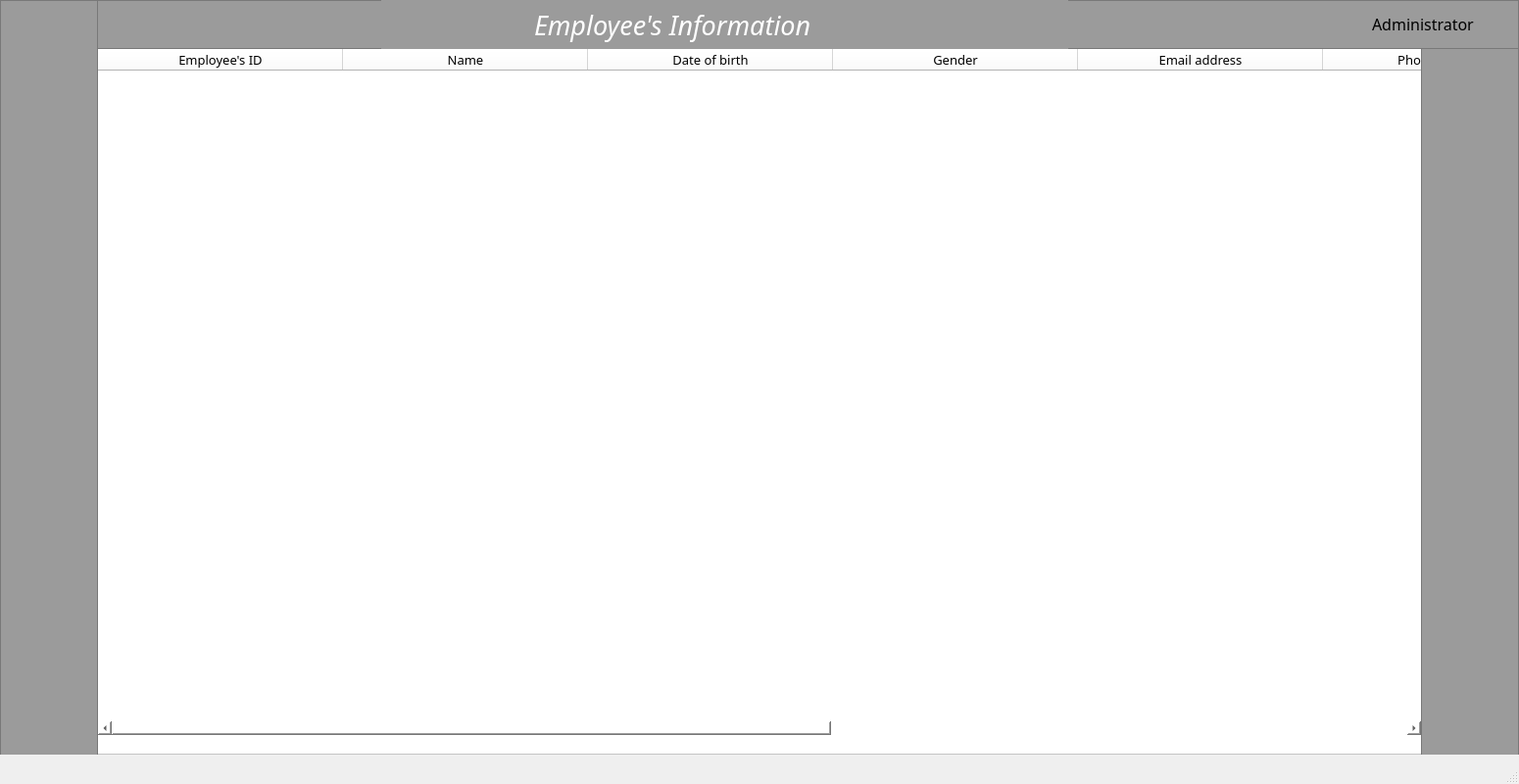
<?xml version="1.0" encoding="UTF-8"?>
<ui version="4.0">
 <class>MainWindow</class>
 <widget class="QMainWindow" name="MainWindow">
  <property name="geometry">
   <rect>
    <x>0</x>
    <y>0</y>
    <width>1550</width>
    <height>800</height>
   </rect>
  </property>
  <property name="minimumSize">
   <size>
    <width>1550</width>
    <height>800</height>
   </size>
  </property>
  <property name="windowTitle">
   <string>MainWindow</string>
  </property>
  <widget class="QWidget" name="centralwidget">
   <widget class="QFrame" name="frame">
    <property name="geometry">
     <rect>
      <x>0</x>
      <y>0</y>
      <width>1600</width>
      <height>770</height>
     </rect>
    </property>
    <property name="styleSheet">
     <string notr="true">background:#ffffff</string>
    </property>
    <property name="frameShape">
     <enum>QFrame::StyledPanel</enum>
    </property>
    <property name="frameShadow">
     <enum>QFrame::Raised</enum>
    </property>
    <widget class="QFrame" name="frame_3">
     <property name="geometry">
      <rect>
       <x>0</x>
       <y>0</y>
       <width>1550</width>
       <height>50</height>
      </rect>
     </property>
     <property name="styleSheet">
      <string notr="true">background:#9b9b9b</string>
     </property>
     <property name="frameShape">
      <enum>QFrame::StyledPanel</enum>
     </property>
     <property name="frameShadow">
      <enum>QFrame::Raised</enum>
     </property>
     <widget class="QLabel" name="label">
      <property name="geometry">
       <rect>
        <x>389</x>
        <y>0</y>
        <width>701</width>
        <height>50</height>
       </rect>
      </property>
      <property name="font">
       <font>
        <family>Formula1 Display Bold</family>
        <pointsize>20</pointsize>
        <weight>50</weight>
        <italic>true</italic>
        <bold>false</bold>
        <underline>false</underline>
       </font>
      </property>
      <property name="contextMenuPolicy">
       <enum>Qt::NoContextMenu</enum>
      </property>
      <property name="layoutDirection">
       <enum>Qt::LeftToRight</enum>
      </property>
      <property name="styleSheet">
       <string notr="true">padding-left:150px;
color:#ffffff</string>
      </property>
      <property name="text">
       <string>Employee's Information</string>
      </property>
     </widget>
     <widget class="QLabel" name="label_2">
      <property name="geometry">
       <rect>
        <x>10</x>
        <y>10</y>
        <width>80</width>
        <height>80</height>
       </rect>
      </property>
      <property name="text">
       <string/>
      </property>
      <property name="pixmap">
       <pixmap>../Downloads/Thiết_kế_chưa_có_tên__2_-removebg-preview.png</pixmap>
      </property>
      <property name="scaledContents">
       <bool>true</bool>
      </property>
     </widget>
     <widget class="QLabel" name="label_8">
      <property name="geometry">
       <rect>
        <x>1350</x>
        <y>5</y>
        <width>40</width>
        <height>40</height>
       </rect>
      </property>
      <property name="text">
       <string/>
      </property>
      <property name="pixmap">
       <pixmap>../Users/Hello/Downloads/UICON/img/365557112_256733483966404_2319603164221613727_n-fotor-20230814142752.png</pixmap>
      </property>
      <property name="scaledContents">
       <bool>true</bool>
      </property>
     </widget>
     <widget class="QLabel" name="Name">
      <property name="geometry">
       <rect>
        <x>1400</x>
        <y>9</y>
        <width>131</width>
        <height>31</height>
       </rect>
      </property>
      <property name="font">
       <font>
        <family>Segoe UI Semilight</family>
        <pointsize>12</pointsize>
       </font>
      </property>
      <property name="text">
       <string>Administrator</string>
      </property>
     </widget>
    </widget>
    <widget class="QFrame" name="frame_4">
     <property name="geometry">
      <rect>
       <x>0</x>
       <y>0</y>
       <width>100</width>
       <height>800</height>
      </rect>
     </property>
     <property name="styleSheet">
      <string notr="true">background:#9b9b9b</string>
     </property>
     <property name="frameShape">
      <enum>QFrame::StyledPanel</enum>
     </property>
     <property name="frameShadow">
      <enum>QFrame::Raised</enum>
     </property>
     <widget class="QLabel" name="label_3">
      <property name="geometry">
       <rect>
        <x>20</x>
        <y>20</y>
        <width>60</width>
        <height>60</height>
       </rect>
      </property>
      <property name="styleSheet">
       <string notr="true"/>
      </property>
      <property name="text">
       <string/>
      </property>
      <property name="pixmap">
       <pixmap>../Users/Hello/Downloads/Thiết kế chưa có tên (1).png</pixmap>
      </property>
      <property name="scaledContents">
       <bool>true</bool>
      </property>
     </widget>
     <widget class="QLabel" name="label_7">
      <property name="geometry">
       <rect>
        <x>23</x>
        <y>180</y>
        <width>55</width>
        <height>55</height>
       </rect>
      </property>
      <property name="text">
       <string/>
      </property>
      <property name="pixmap">
       <pixmap>../Users/Hello/Downloads/contact (1).png</pixmap>
      </property>
      <property name="scaledContents">
       <bool>true</bool>
      </property>
     </widget>
     <widget class="QLabel" name="calc">
      <property name="geometry">
       <rect>
        <x>20</x>
        <y>180</y>
        <width>60</width>
        <height>60</height>
       </rect>
      </property>
      <property name="text">
       <string/>
      </property>
      <property name="pixmap">
       <pixmap>../Users/Hello/Downloads/UICON/accounting.png</pixmap>
      </property>
      <property name="scaledContents">
       <bool>true</bool>
      </property>
     </widget>
     <widget class="QLabel" name="insert">
      <property name="geometry">
       <rect>
        <x>20</x>
        <y>260</y>
        <width>60</width>
        <height>60</height>
       </rect>
      </property>
      <property name="text">
       <string/>
      </property>
      <property name="pixmap">
       <pixmap>../Users/Hello/Downloads/UICON/add-user.png</pixmap>
      </property>
      <property name="scaledContents">
       <bool>true</bool>
      </property>
     </widget>
     <widget class="QLabel" name="home">
      <property name="geometry">
       <rect>
        <x>20</x>
        <y>100</y>
        <width>60</width>
        <height>60</height>
       </rect>
      </property>
      <property name="text">
       <string/>
      </property>
      <property name="pixmap">
       <pixmap>../Users/Hello/Downloads/UICON/customer (2).png</pixmap>
      </property>
      <property name="scaledContents">
       <bool>true</bool>
      </property>
     </widget>
     <widget class="QLabel" name="search">
      <property name="geometry">
       <rect>
        <x>20</x>
        <y>340</y>
        <width>60</width>
        <height>60</height>
       </rect>
      </property>
      <property name="text">
       <string/>
      </property>
      <property name="pixmap">
       <pixmap>../Users/Hello/Downloads/search (1).png</pixmap>
      </property>
      <property name="scaledContents">
       <bool>true</bool>
      </property>
     </widget>
    </widget>
    <widget class="QTableWidget" name="tableWidget">
     <property name="geometry">
      <rect>
       <x>100</x>
       <y>50</y>
       <width>1350</width>
       <height>700</height>
      </rect>
     </property>
     <property name="font">
      <font>
       <family>Segoe UI Semilight</family>
       <pointsize>11</pointsize>
      </font>
     </property>
     <property name="styleSheet">
      <string notr="true">border-radius:20px</string>
     </property>
     <attribute name="horizontalHeaderCascadingSectionResizes">
      <bool>false</bool>
     </attribute>
     <attribute name="horizontalHeaderMinimumSectionSize">
      <number>20</number>
     </attribute>
     <attribute name="horizontalHeaderDefaultSectionSize">
      <number>250</number>
     </attribute>
     <attribute name="verticalHeaderMinimumSectionSize">
      <number>20</number>
     </attribute>
     <attribute name="verticalHeaderDefaultSectionSize">
      <number>40</number>
     </attribute>
     <attribute name="verticalHeaderHighlightSections">
      <bool>true</bool>
     </attribute>
     <attribute name="verticalHeaderShowSortIndicator" stdset="0">
      <bool>false</bool>
     </attribute>
     <column>
      <property name="text">
       <string>Employee's ID</string>
      </property>
      <property name="font">
       <font>
        <family>Segoe UI Semibold</family>
        <pointsize>10</pointsize>
       </font>
      </property>
     </column>
     <column>
      <property name="text">
       <string>Name</string>
      </property>
      <property name="font">
       <font>
        <family>Segoe UI Semibold</family>
        <pointsize>10</pointsize>
       </font>
      </property>
     </column>
     <column>
      <property name="text">
       <string>Date of birth</string>
      </property>
      <property name="font">
       <font>
        <family>Segoe UI Semibold</family>
        <pointsize>10</pointsize>
       </font>
      </property>
     </column>
     <column>
      <property name="text">
       <string>Gender</string>
      </property>
      <property name="font">
       <font>
        <family>Segoe UI Semibold</family>
        <pointsize>10</pointsize>
       </font>
      </property>
     </column>
     <column>
      <property name="text">
       <string>Email address</string>
      </property>
      <property name="font">
       <font>
        <family>Segoe UI Semibold</family>
        <pointsize>10</pointsize>
       </font>
      </property>
     </column>
     <column>
      <property name="text">
       <string>Phone numbers</string>
      </property>
      <property name="font">
       <font>
        <family>Segoe UI Semibold</family>
        <pointsize>10</pointsize>
       </font>
      </property>
     </column>
     <column>
      <property name="text">
       <string>Position</string>
      </property>
      <property name="font">
       <font>
        <family>Segoe UI Semibold</family>
        <pointsize>10</pointsize>
       </font>
      </property>
     </column>
     <column>
      <property name="text">
       <string>Basic salary</string>
      </property>
      <property name="font">
       <font>
        <family>Segoe UI Semibold</family>
        <pointsize>10</pointsize>
       </font>
      </property>
     </column>
     <column>
      <property name="text">
       <string>Bank account numbers</string>
      </property>
      <property name="font">
       <font>
        <family>Segoe UI Semibold</family>
        <pointsize>10</pointsize>
       </font>
      </property>
     </column>
    </widget>
    <widget class="QFrame" name="frame_2">
     <property name="geometry">
      <rect>
       <x>1450</x>
       <y>0</y>
       <width>100</width>
       <height>800</height>
      </rect>
     </property>
     <property name="styleSheet">
      <string notr="true">background:#9b9b9b</string>
     </property>
     <property name="frameShape">
      <enum>QFrame::StyledPanel</enum>
     </property>
     <property name="frameShadow">
      <enum>QFrame::Raised</enum>
     </property>
    </widget>
    <zorder>frame_2</zorder>
    <zorder>frame_3</zorder>
    <zorder>frame_4</zorder>
    <zorder>tableWidget</zorder>
   </widget>
  </widget>
  <widget class="QMenuBar" name="menubar">
   <property name="geometry">
    <rect>
     <x>0</x>
     <y>0</y>
     <width>1550</width>
     <height>26</height>
    </rect>
   </property>
  </widget>
  <widget class="QStatusBar" name="statusbar"/>
 </widget>
 <tabstops>
  <tabstop>tableWidget</tabstop>
 </tabstops>
 <resources/>
 <connections/>
</ui>
